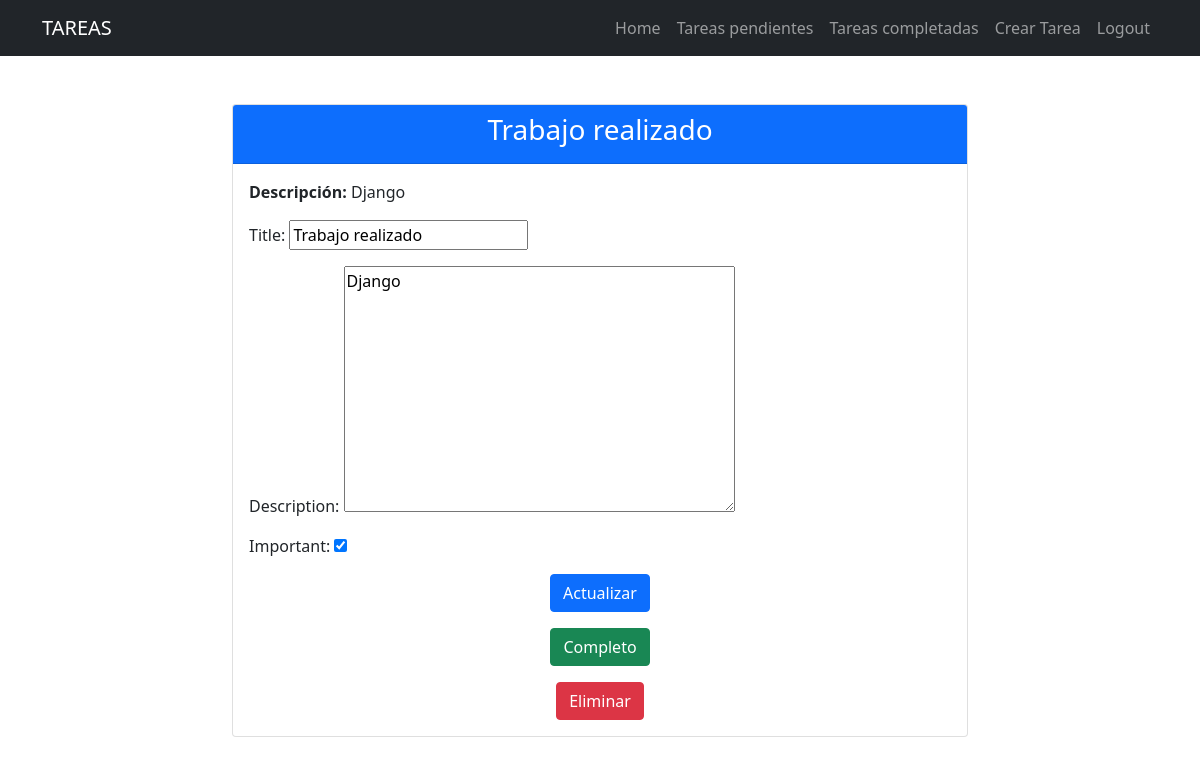
Page /tasks/3/ (signed in) on the committed database.
### tasks/models.py (models this page shows, shortened)
class Task(models.Model):
    title = models.CharField(max_length=100)
    description= models.TextField(blank=True)
    created= models.DateTimeField(auto_now_add=True)
    datecompleted= models.DateTimeField(null=True, blank=True)
    important= models.BooleanField(default=False)
    user= models.ForeignKey(User, on_delete=models.CASCADE)

### tasks/views.py (the view, shortened to what this page needs)
# urls.py: path('tasks/<int:task_id>/', views.task_detail, name='task_detail'),
@login_required
def task_detail(request, task_id):
    if request.method == 'GET' :
        task = get_object_or_404(Task,pk=task_id, user=request.user)
        form = TaskForm(instance=task)
        return render(request, 'task_detail.html', {'task': task, 'form': form})

### tasks/forms.py
class TaskForm(ModelForm):
    class Meta:
        model = Task
        fields = ['title', 'description', 'important']

### tasks/templates/task_detail.html (shortened to what this page needs)
{% extends 'base.html' %}
{% block content %}
<main class="container mt-5">
    <div class="row justify-content-center">
        <div class="col-md-8">
            <div class="card">
                <div class="card-header bg-primary text-white">
                    <h3 class="text-center">{{ task.title }}</h3>
                </div>
                <div class="card-body">
                    <p><strong>Descripción:</strong> {{ task.description }}</p>
                    <form method="POST" class="mb-3">
                        {{ form.as_p }}
                        <div class="text-center">
                            <button type="submit" class="btn btn-primary">Actualizar</button>
                        </div>
                    </form>
                    <form action="{% url 'complete_task' task.id %}" method="POST" class="mb-3">
                        <div class="text-center">
                            <button type="submit" class="btn btn-success">Completo</button>
                        </div>
                    </form>
                    <form action="{% url 'delete_task' task.id %}" method="POST">
                        <div class="text-center">
                            <button type="submit" class="btn btn-danger">Eliminar</button>
                        </div>
                    </form>
                </div>
            </div>
        </div>
    </div>
</main>
{% endblock %}

### rows in the picture
Task: title "Trabajo realizado", description "Django", important "☑"
